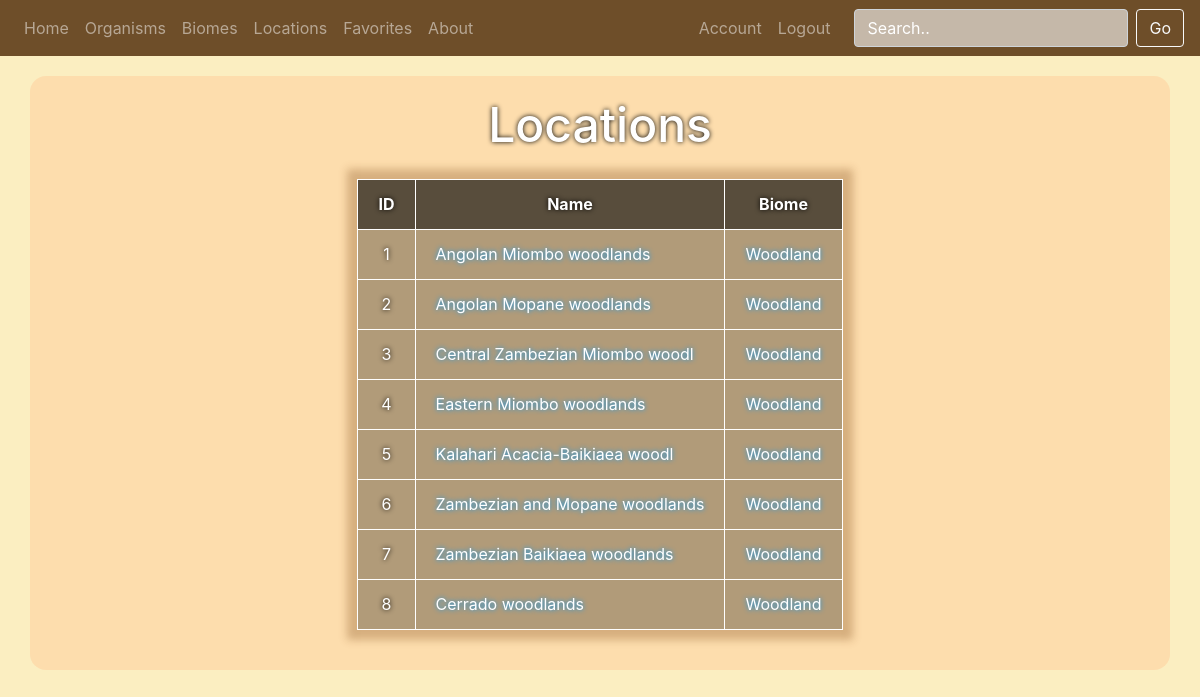
Page /locations.php (signed in) on the earlier database version.
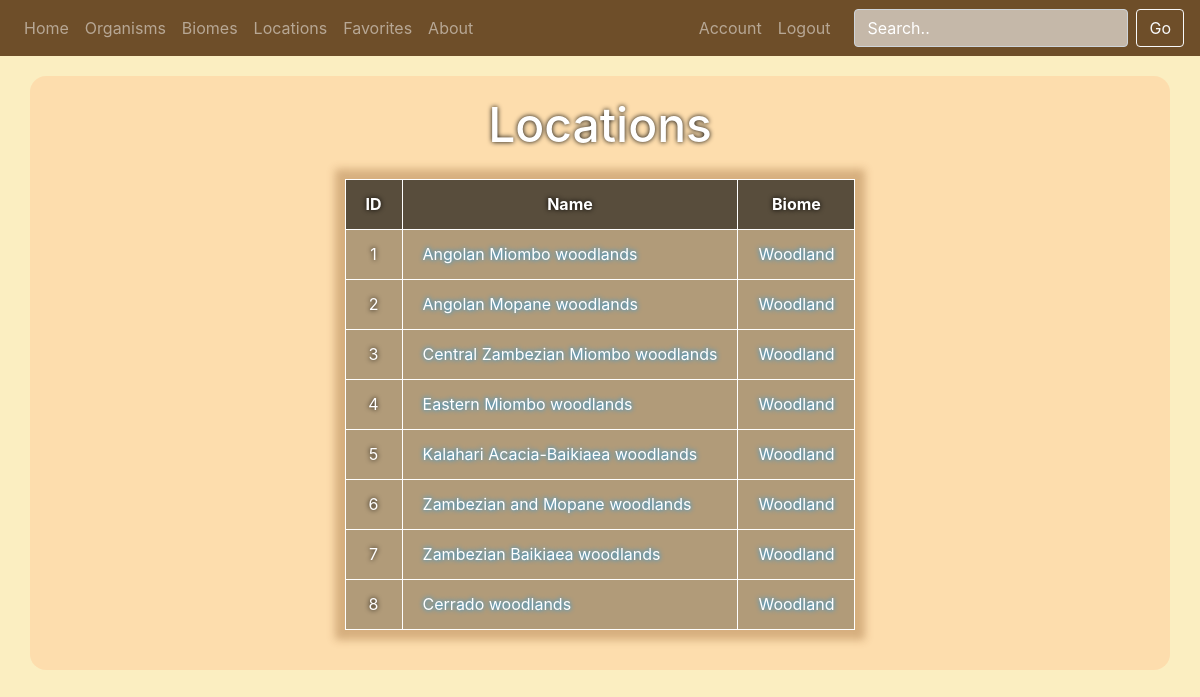
Same page on the later database version.
### tables this page shows
CREATE TABLE location (
    locationID int AUTO_INCREMENT,
    locName VARCHAR(256),
    PRIMARY KEY (locationID)
);

### phpFunctions.php (the view, shortened to what this page needs)
<?php
function show_location($conn, $extra = '') {
	$sql = "SELECT locationID, locName, GROUP_CONCAT(biomeID) AS biomeIDs, GROUP_CONCAT(bioName) AS bioNames FROM location NATURAL LEFT JOIN location_biome NATURAL LEFT JOIN biome ".$extra." GROUP BY locationID";
	$result = $conn->query($sql);
			echo '<table>';
			echo '<thead class="darker center"><tr>';
			if($_SESSION['isAdmin']){
				echo '<th>'."ID".'</th>'.'<th>'."Name".'</th>'.'<th>'."Biome".'</th>';
			}
			else {
				echo '<th>Name</th>'.'<th>'."Name".'</th>';
			}
			echo '</tr></thead>';
			echo '<tbody>';
			while($row = $result->fetch_assoc()) {
				echo '<tr>';
				if($_SESSION['isAdmin']){
					echo "<td class='center'>" . $row["locationID"]. "</td>";
				}
				echo '<td><a href="genericLocation.php?locID=' . $row["locationID"] . '">' . $row["locName"]. "</a></td>";
                $idArray = explode(',', $row["biomeIDs"]);
                $nameArray = explode(',', $row["bioNames"]);
				echo "<td class='nowrap'>";
                for ($i = 0; $i < count($idArray); $i++) {
                    echo '<a href="genericBiome.php?bioID=' . $idArray[$i] . '">' . $nameArray[$i]. '</a>';
                }
                echo "</td>";
				echo '</tr>';
			}
			echo '</tbody>';
			echo '</table>';
}
?>

### locations.php (shortened to what this page needs)
<!DOCTYPE>
<html>
	<head>
        <link rel="stylesheet" href="https://stackpath.bootstrapcdn.com/bootstrap/4.4.1/css/bootstrap.min.css">
		<link rel="stylesheet" href="style.css">
	</head>
	<body id="hellspawn">
		<?php include 'nav.php';?>
		<?php require 'phpFunctions.php'?>
		<?php require 'database.php' ?>
		<main class="container" role="main">
			<h1 id="headertext">Locations</h1>
			<div id="paraOne">
				<?php show_location($conn) ?>
			</div>
		</main>
	</body>
</html>

### nav.php (shortened to what this page needs)
<nav class="navbar navbar-expand-lg navbar-dark bg-gradient-primary">
    <div class="collapse navbar-collapse" id="navbarSupportedContent">
        <ul class="nav_page navbar-nav mr-auto">
          <li class="nav-item">
            <a class="nav-link" href="home.php">Home</a>
          </li>
          <li class="nav-item">
            <a class="nav-link" href="organisms.php">Organisms</a>
          </li>
          <li class="nav-item">
            <a class="nav-link" href="biomes.php">Biomes</a>
          </li>
          <li class="nav-item">
            <a class="nav-link" href="locations.php">Locations</a>
          </li>
			<li class="nav-item">
				<a class="nav-link" href="favorites.php">Favorites</a>
			</li>
          <li class="nav-item">
            <a class="nav-link" href="about.php">About</a>
          </li>
        </ul>
        <ul class="nav_account navbar-nav mr-3">
    <?php if ($_SESSION["logInBool"] ?? false): ?>
          <li class="nav-item">
            <a class="nav-link" href="account.php">Account</a>
          </li>
          <li class="nav-item">
            <a class="nav-link" href="logout.php">Logout</a>
          </li>
	<?php else: ?>
          <li class="nav-item">
            <a class="nav-link" href="login.php">Login</a>
          </li>
	<?php endif; ?>
        </ul>
        <form class="form-inline my-2 my-lg-0" method="get" action="search.php">
          <input class="search_input form-control mr-sm-2" type="text" placeholder="Search.." aria-label="Search" name="search">
          <button class="btn btn-outline-light my-2 my-sm-0" type="submit">Go</button>
        </form>
      </div>
</nav>

### style.css (style rules this page uses)
#hellspawn { min-height:900px; background-color: #fbeec1; background-image: url(images/background.jpg); margin: 0; padding: 0; border: 0; }
h1,h2,h3,p { padding:0; margin:0; }
.center { text-align: center; }
.nowrap { white-space: nowrap; }
#hellspawn { background-image: url(images/background.jpg); background-size: auto; }
nav { background: rgba(75, 39, 4, 0.8); }
.search_input { background: rgba(255, 255, 255, 0.6); }
.search_input::placeholder { color: #FFF; }
main { margin-top: 20px; padding: 20px 20px 40px; background: rgba(255, 200, 150, 0.45); border-radius: 1rem; }
#headertext { text-align: center; font-size: 48px; color: #FFF; text-shadow: 0 0 5px #000; }
h1, h2, h3, h4, h5, h6 { color: #FFF; text-shadow: 0 0 5px #000; text-align: center; }
#paraOne { margin-top: 25px; width: 100%; padding: 0 10%; }
#paraOne table, #paraOne table th, #paraOne table td { border: 1px solid #FFF; }
#paraOne table { margin: 0 auto; border-collapse: collapse; background: rgba(0, 0, 0, 0.3); box-shadow: 0 0 8px 10px rgba(127, 70, 20, 0.3); text-shadow: 0 0 5px #000; color: #FFF; }
#paraOne table td { padding: 10px 20px; height: 50px; }
#paraOne table th { padding: 10px 20px; height: 50px; }
#paraOne table .darker { background: rgba(0, 0, 0, 0.5); }
#paraOne table a { color: #FFF; text-shadow: 0 0 5px #09F; }

Differences in the rows shown:
changed location id 3: locName "Central Zambezian Miombo woodl" → "Central Zambezian Miombo woodlands"
changed location id 5: locName "Kalahari Acacia-Baikiaea woodl" → "Kalahari Acacia-Baikiaea woodlands"
